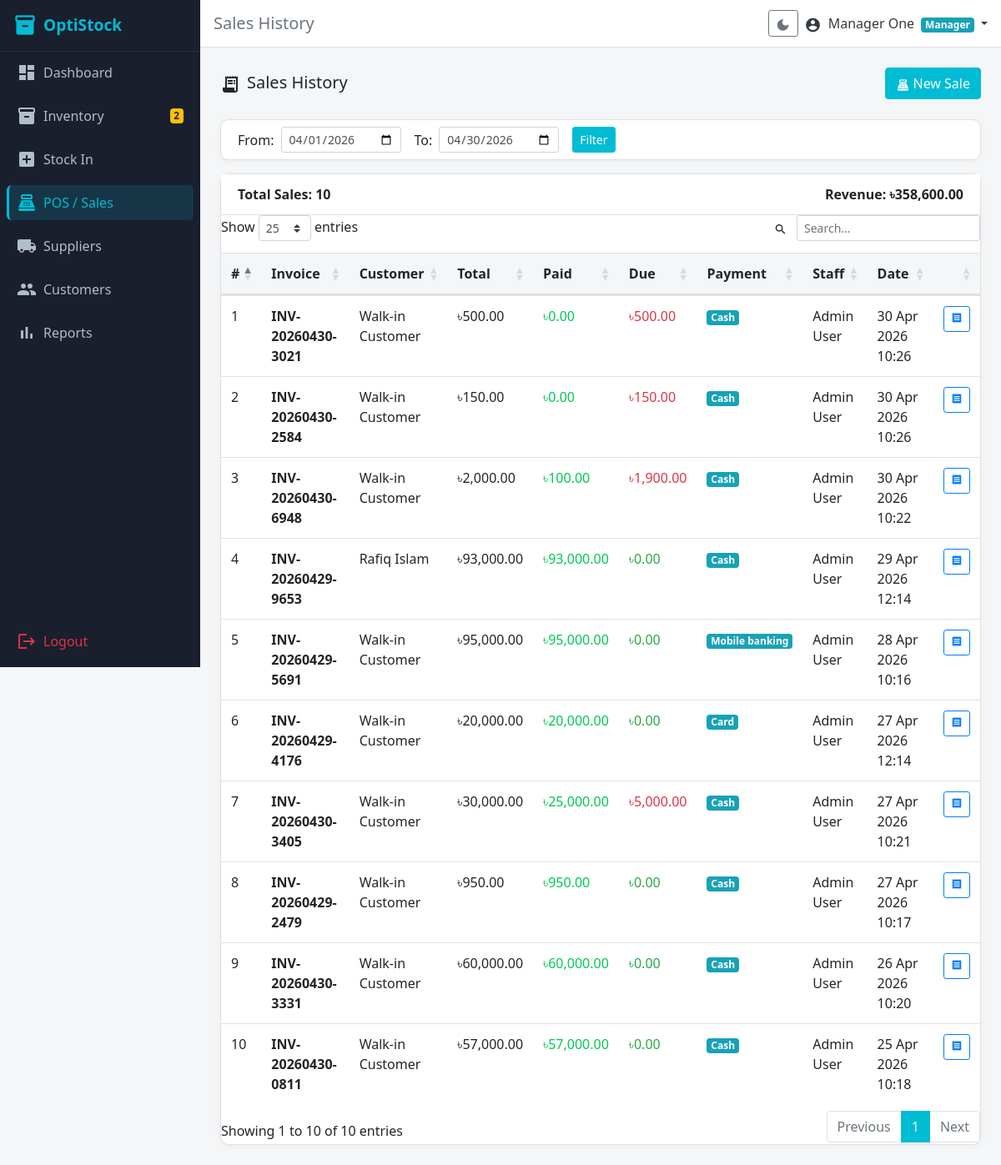
/modules/sales/index.php (signed in), run on the app's committed database.
### tables this page shows
CREATE TABLE `sales` (
  `id` int(10) UNSIGNED NOT NULL,
  `invoice_no` varchar(30) NOT NULL,
  `customer_id` int(10) UNSIGNED DEFAULT NULL,
  `user_id` int(10) UNSIGNED NOT NULL,
  `subtotal` decimal(10,2) NOT NULL DEFAULT 0.00,
  `discount` decimal(10,2) NOT NULL DEFAULT 0.00,
  `total_amount` decimal(10,2) NOT NULL DEFAULT 0.00,
  `paid_amount` decimal(10,2) NOT NULL DEFAULT 0.00,
  `due_amount` decimal(10,2) NOT NULL DEFAULT 0.00,
  `payment_type` enum('cash','card','mobile_banking') NOT NULL DEFAULT 'cash',
  `note` text DEFAULT NULL,
  `sale_date` datetime NOT NULL DEFAULT current_timestamp(),
  `created_at` datetime NOT NULL DEFAULT current_timestamp()
);

CREATE TABLE `users` (
  `id` int(10) UNSIGNED NOT NULL,
  `name` varchar(100) NOT NULL,
  `email` varchar(150) NOT NULL,
  `phone` varchar(20) DEFAULT NULL,
  `password` varchar(255) NOT NULL,
  `role` enum('admin','manager','staff') NOT NULL DEFAULT 'staff',
  `status` enum('active','inactive') NOT NULL DEFAULT 'active',
  `dark_mode` tinyint(1) NOT NULL DEFAULT 0,
  `created_at` datetime NOT NULL DEFAULT current_timestamp()
);

### modules/sales/index.php (the view, shortened to what this page needs)
<?php
require_once __DIR__ . '/../../includes/auth_check.php';
$from = $_GET['from'] ?? date('Y-m-01');
$to   = $_GET['to']   ?? date('Y-m-d');
$stmt = $pdo->prepare('
  SELECT s.*, COALESCE(c.name,"Walk-in") AS customer_name, u.name AS staff_name
  FROM sales s
  LEFT JOIN customers c ON c.id = s.customer_id
  LEFT JOIN users u ON u.id = s.user_id
  WHERE DATE(s.sale_date) BETWEEN ? AND ?
  ORDER BY s.sale_date DESC
');
$stmt->execute([$from, $to]);
$sales = $stmt->fetchAll();
$totalRevenue = array_sum(array_column($sales, 'total_amount'));
include __DIR__ . '/../../includes/header.php';
?>
<div class="d-flex justify-content-between align-items-center mb-4">
  <h5 class="mb-0"><span class="material-icons align-middle mr-2">receipt_long</span>Sales History</h5>
  <a href="<?= BASE_URL ?>/modules/sales/pos.php" class="btn btn-primary">
    <span class="material-icons align-middle mr-1" style="font-size:16px;">point_of_sale</span>New Sale
  </a>
</div>
<div class="card mb-3">
  <div class="card-body py-2">
    <form method="GET" class="form-inline">
      <label class="mr-2">From:</label>
      <input type="date" name="from" class="form-control form-control-sm mr-3" value="<?= $from ?>">
      <label class="mr-2">To:</label>
      <input type="date" name="to" class="form-control form-control-sm mr-3" value="<?= $to ?>">
      <button type="submit" class="btn btn-sm btn-primary">Filter</button>
    </form>
  </div>
</div>
<div class="card">
  <div class="card-header d-flex justify-content-between">
    <span>Total Sales: <strong><?= count($sales) ?></strong></span>
    <span>Revenue: <strong>৳<?= number_format($totalRevenue, 2) ?></strong></span>
  </div>
  <div class="table-responsive">
    <table class="table table-hover datatable mb-0">
      <thead>
        <tr><th>#</th><th>Invoice</th><th>Customer</th><th>Total</th><th>Paid</th><th>Due</th><th>Payment</th><th>Staff</th><th>Date</th><th></th></tr>
      </thead>
      <tbody>
        <?php foreach ($sales as $i => $s): ?>
        <tr>
          <td><?= $i + 1 ?></td>
          <td><strong><?= htmlspecialchars($s['invoice_no']) ?></strong></td>
          <td><?= htmlspecialchars($s['customer_name']) ?></td>
          <td>৳<?= number_format($s['total_amount'], 2) ?></td>
          <td style="color:#00C853;">৳<?= number_format($s['paid_amount'], 2) ?></td>
          <td><?= $s['due_amount'] > 0 ? '<span class="text-danger">৳' . number_format($s['due_amount'], 2) . '</span>' : '<span class="text-success">৳0.00</span>' ?></td>
          <td><span class="badge badge-info"><?= ucfirst(str_replace('_',' ',$s['payment_type'])) ?></span></td>
          <td><?= htmlspecialchars($s['staff_name']) ?></td>
          <td><?= date('d M Y H:i', strtotime($s['sale_date'])) ?></td>
          <td>
            <a href="<?= BASE_URL ?>/modules/sales/invoice.php?invoice=<?= urlencode($s['invoice_no']) ?>" class="btn btn-sm btn-outline-primary" target="_blank">
              <span class="material-icons" style="font-size:14px;">receipt</span>
            </a>
          </td>
        </tr>
        <?php endforeach; ?>
      </tbody>
    </table>
  </div>
</div>
<?php
include __DIR__ . '/../../includes/footer.php';

### assets/css/style.css (style rules this page uses)
:root { --color-sidebar: #1A1F2E; --color-primary: #00BCD4; --color-accent: #26C6DA; --color-success: #00C853; --color-warning: #FFD600; --color-danger: #FF1744; --color-primary-dark: #0097A7; --color-primary-light: #E0F7FA; --color-sidebar-text: #B0BEC5; --color-sidebar-active-bg: rgba(0,188,212,0.15); --color-topbar: #FFFFFF; --color-page-bg: #F4F6F8; --color-card-bg: #FFFFFF; --color-text-main: #212529; --color-text-muted: #6C757D; --color-border: #E0E0E0; }
html, body { height: 100%; }
body { background-color: var(--color-page-bg); font-family: 'Segoe UI', sans-serif; }
.card { border: 1px solid var(--color-border); border-radius: 10px; box-shadow: 0 2px 8px rgba(0,0,0,0.04); }
.card-header { background-color: var(--color-card-bg); border-bottom: 1px solid var(--color-border); font-weight: 600; }
.btn-primary { background-color: var(--color-primary); border-color: var(--color-primary); }
a { color: var(--color-primary); }
.table thead th { background-color: var(--color-page-bg); border-bottom: 2px solid var(--color-border); font-weight: 600; }

### data on the page
sales: invoice_no "INV-20260430-3021", customer_name "Walk-in Customer", total_amount "500.00", paid_amount "0.00", due_amount "500.00", payment_type "Cash", user.name "Admin User", sale_date "30 Apr 2026 10:26"
sales: invoice_no "INV-20260430-2584", customer_name "Walk-in Customer", total_amount "150.00", paid_amount "0.00", due_amount "150.00", payment_type "Cash", user.name "Admin User", sale_date "30 Apr 2026 10:26"
sales: invoice_no "INV-20260430-6948", customer_name "Walk-in Customer", total_amount "2,000.00", paid_amount "100.00", due_amount "1,900.00", payment_type "Cash", user.name "Admin User", sale_date "30 Apr 2026 10:22"
sales: invoice_no "INV-20260429-9653", customer_name "Rafiq Islam", total_amount "93,000.00", paid_amount "93,000.00", due_amount "৳0.00", payment_type "Cash", user.name "Admin User", sale_date "29 Apr 2026 12:14"
sales: invoice_no "INV-20260429-5691", customer_name "Walk-in Customer", total_amount "95,000.00", paid_amount "95,000.00", due_amount "৳0.00", payment_type "Mobile banking", user.name "Admin User", sale_date "28 Apr 2026 10:16"
sales: invoice_no "INV-20260429-4176", customer_name "Walk-in Customer", total_amount "20,000.00", paid_amount "20,000.00", due_amount "৳0.00", payment_type "Card", user.name "Admin User", sale_date "27 Apr 2026 12:14"
sales: invoice_no "INV-20260430-3405", customer_name "Walk-in Customer", total_amount "30,000.00", paid_amount "25,000.00", due_amount "5,000.00", payment_type "Cash", user.name "Admin User", sale_date "27 Apr 2026 10:21"
sales: invoice_no "INV-20260429-2479", customer_name "Walk-in Customer", total_amount "950.00", paid_amount "950.00", due_amount "৳0.00", payment_type "Cash", user.name "Admin User", sale_date "27 Apr 2026 10:17"
sales: invoice_no "INV-20260430-3331", customer_name "Walk-in Customer", total_amount "60,000.00", paid_amount "60,000.00", due_amount "৳0.00", payment_type "Cash", user.name "Admin User", sale_date "26 Apr 2026 10:20"
sales: invoice_no "INV-20260430-0811", customer_name "Walk-in Customer", total_amount "57,000.00", paid_amount "57,000.00", due_amount "৳0.00", payment_type "Cash", user.name "Admin User", sale_date "25 Apr 2026 10:18"

### other printed values
$lowStockCount "2"
$pageTitle "Sales History"
$_SESSION['name'] "Manager One"
$_SESSION['role'] "Manager"
count($sales) "10"
$totalRevenue "358,600.00"
